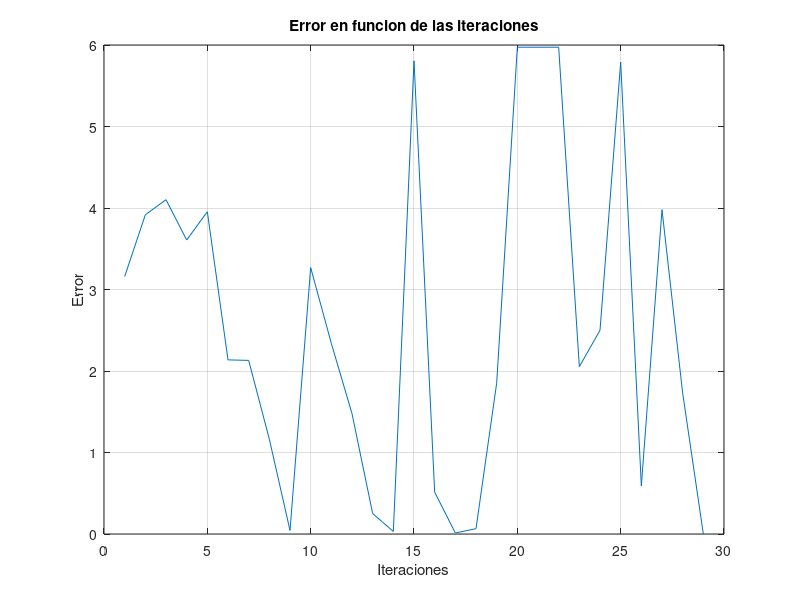

The MATLAB source for this figure:
% Ejercicio 5 - Guia 3
% Rossi Francisco - 99540

%%
clear all;
close all;
clc
alpha = 0.99;
mu = 0;
var = 0.5;
k = 1;
T_max = 20;
T_min = 1e-6;
E_target = 1e-4;
N = 4; % cantidad de neuronas x capa
size_X = 3; % cantidad de entradas
%
%%
X = [ones(4,1),[-1;1;-1;1],[-1;-1;1;1]];
y_d = [-1;1;1;-1]; % salida x-or
% inicializo w

% Pesos sinapticos iniciales
W_10 = normrnd(mu,var,N,size_X); 
W_21 = normrnd(mu,var,N,N); 
W_32 = normrnd(mu,var,N,N);
W_43 = normrnd(mu,var,1,N);

%defino los pesos sinapticos de los bias
b_10 = normrnd(mu,var,N,1);
b_21 = normrnd(mu,var,N,1);
b_32 = normrnd(mu,var,N,1);
b_43 = normrnd(mu,var,1,1);

T = T_max; % temperatura maxima es la incial
j = 2;
% primer recorrido
for i = randperm(length(X)) 
        % out 1 capa
        h1 = W_10*X(i,:)' + b_10;
        V1 = tanh(h1); 
        % out 2 capa
        h2 =  W_21*V1 + b_21;
        V2 = tanh(h2) ;
        % out 3 capa
        h3 = W_32*V2 + b_32;
        V3 = tanh(h3) ;
        % out final
        h4 = W_43*V3 + b_43;
        V4 = tanh(h4);
        %pause()
end
    
    E = 1/2 *(y_d - V4)'* (y_d - V4);
    E_vec(1) = E;
    
while(E > E_target)
    
    W_10_ast = W_10 + normrnd(0,var,N,size_X);
    W_21_ast = W_21 + normrnd(mu,var,N,N); 
    W_32_ast = W_32 + normrnd(mu,var,N,N); 
    W_43_ast = W_43 + normrnd(mu,var,N,N); 
    
    b_10_ast = b_10 + normrnd(mu,var,N,1);
    b_21_ast = b_21 + normrnd(mu,var,N,1);
    b_32_ast = b_32 + normrnd(mu,var,N,1);
    b_43_ast = b_43 + normrnd(mu,var,N,1);
    
    for i = randperm(length(X)) 
        % out 1 capa
        h1 = W_10_ast*X(i,:)' + b_10_ast;
        V1 = tanh(h1); 
        % out 2 capa
        h2 =  W_21_ast*V1 + b_21_ast;
        V2 = tanh(h2) ;
        % out 3 capa
        h3 = W_32_ast*V2 + b_32_ast;
        V3 = tanh(h3) ;
        % out final
        h4 = W_43_ast*V3 + b_43_ast;
        V4_ast = tanh(h4);
        %pause()
    end
    
    E_ast = 1/2 * (y_d - V4_ast)' * (y_d - V4_ast);

    delta_E  = E - E_ast

    if (delta_E < 0 || binornd(1,exp(-delta_E/(k*T))))
        W_10 = W_10_ast;
        W_21 = W_21_ast; 
        W_32 = W_32_ast;
        W_43 = W_43_ast;
        
        b_10 = b_10_ast;
        b_21 = b_21_ast;
        b_32 = b_32_ast;
        b_43 = b_43_ast;
        E = E_ast;
        
    end
    E_vec(j) = E;
    j = j + 1;
    %disp("E = ")
    
    if(T < T_min)
        disp("No convergio, llego a Tmin");
        break;
    end
    
    T = T*alpha;
end
    
%%

figure()
plot(1:j-1,E_vec)
xlabel("Iteraciones")
ylabel("Error")
title("Error en funcion de las iteraciones")
grid on